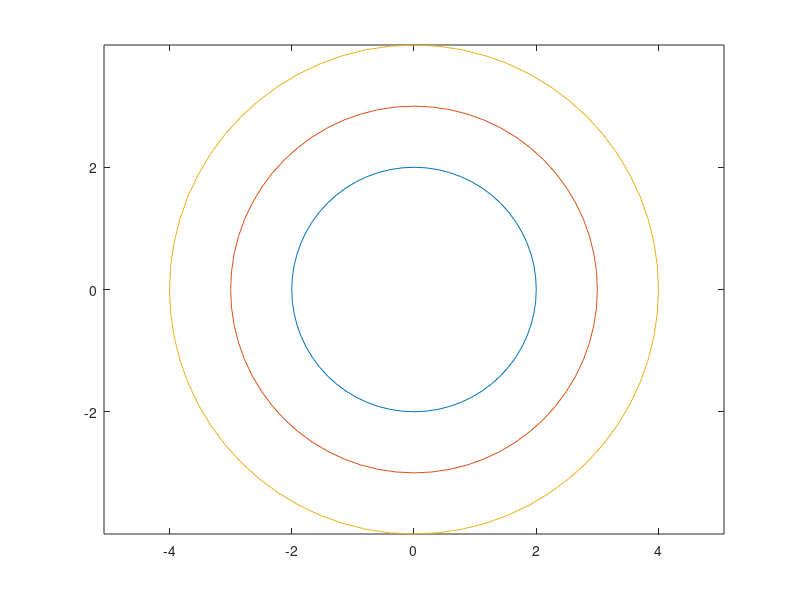

This chart was generated by the following MATLAB code:
fi = [0; pi/4; pi/2; (3*pi)/4; pi; (5*pi)/4]
r = 2
r2 = 3
r3 = 4



fi2 = [0:pi/32:2*pi]

x = r.*cos(fi2)
y = r.*sin(fi2)
x2 = r2.*cos(fi2)
y2 = r2.*sin(fi2)
x3 = r3.*cos(fi2)
y3 = r3.*sin(fi2)

plot(x,y)
hold on
plot(x2,y2)
plot(x3,y3)
axis equal
hold off
